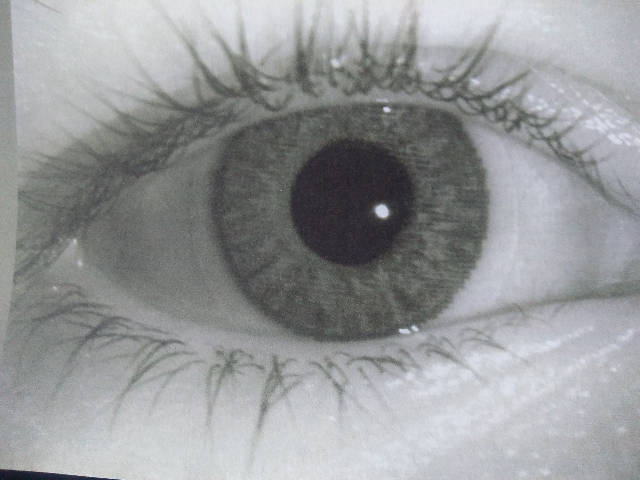
#> input picture test/fake.png, 640 x 480 px
$ python -i preprocessing.py   (imports and definitions only)
#> lines starting #> are read from the running program, lines starting #| are printed output that depends on the picture; after the words box and inside, x2 and y2 are one past the last pixel; in counts of white or black regions, pixels touching at a corner belong together
import cv2
import numpy as np

def detect_pupil_hough(image):
    """
    Tìm tâm và bán kính đồng tử bằng Hough Circle Transform.
    Returns: (px, py, pr)
    """
    if image.dtype != np.uint8:
        image = cv2.normalize(image, None, 0, 255, cv2.NORM_MINMAX).astype(np.uint8)

    blurred = cv2.GaussianBlur(image, (9, 9), 2)
    circles = cv2.HoughCircles(
        blurred, cv2.HOUGH_GRADIENT, dp=1, minDist=50,
        param1=50, param2=20, minRadius=20, maxRadius=90
    )
#> circles = 16 rows, first 8: [353.5, 203.5, 63.3], [319.5, 36.5, 74], [427.5, 28.5, 70.4], [250.5, 29.5, 58.2], [482.5, 76.5, 30.4], [511.5, 131.5, 40.5], [436.5, 136.5, 58.5], [547.5, 69.5, 63.9]

    if circles is None:
        h, w = image.shape
        return (w//2, h//2, 30) # Trả về giá trị mặc định nếu không tìm thấy

    circles = np.uint16(np.around(circles))
#> circles = 16 rows, first 8: [354, 204, 63], [320, 36, 74], [428, 28, 70], [250, 30, 58], [482, 76, 30], [512, 132, 40], [436, 136, 58], [548, 70, 64]
    best_circle = None
    min_intensity = 255

    for circle in circles[0, :]:
        cx, cy, r = circle
        mask = np.zeros_like(image)
        cv2.circle(mask, (cx, cy), r, 255, -1)
        mean_intensity = cv2.mean(image, mask=mask)[0]

        if mean_intensity < min_intensity:
            min_intensity = mean_intensity
            best_circle = (cx, cy, r)
#> this loop made 16 passes
#> (cx, cy, r, mean_intensity, min_intensity) on pass 1: (354, 204, 63, 50, 50)
#> (cx, cy, r, mean_intensity) on passes 2 to 7: (320, 36, 74, 166), (428, 28, 70, 173.6), (250, 30, 58, 185.3), (482, 76, 30, 143.6), (512, 132, 40, 149.1), (436, 136, 58, 98.87)
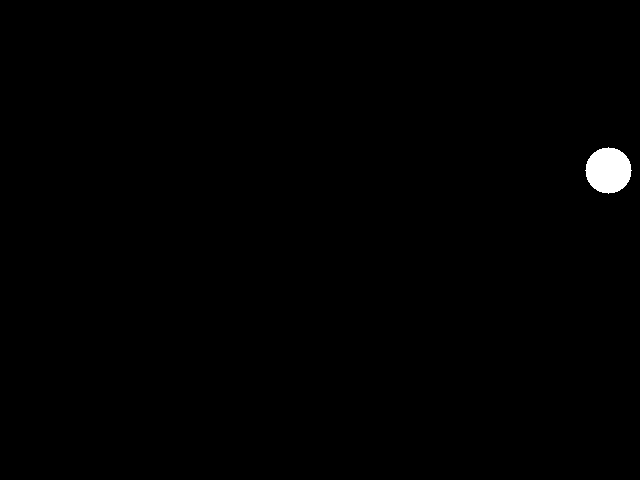
#> mask: shape (480, 640); 0.54% white; 1 white region, box (x1, y1, x2, y2) and area: (585, 147, 632, 194) 1653
#> after the loop, min_intensity = 50

    return best_circle

# [132 lines left out: functions detect_iris_radius, remove_eyelids_linear_hough, daugman_rubber_sheet, not called in this run]

>>> import cv2
>>> picture = cv2.imread('../test/fake.png', cv2.IMREAD_GRAYSCALE)
>>> result = detect_pupil_hough(picture)
#> result = (354, 204, 63)

$ run again, on test/real.png
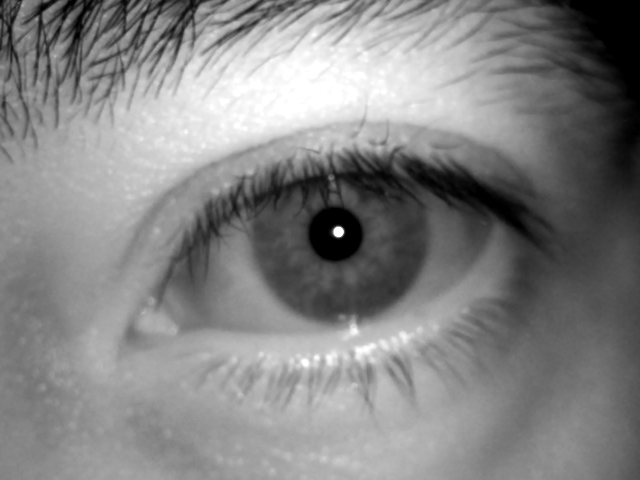
#> input picture test/real.png, 640 x 480 px
#> picture is the input picture: shape (480, 640); min 0, max 255, mean 131.6
#> in detect_pupil_hough, `circles = cv2.HoughCircles( blurred, cv2.HOUGH_GRADIENT, dp=1, minDist..`: circles = 23 rows, first 8: [337.5, 237.5, 86.1], [152.5, 86.5, 71.8], [220.5, 100.5, 89.4], [274.5, 100.5, 83.9], [61.5, 66.5, 49.8], [338.5, 86.5, 87.1], [105.5, 41.5, 46.3], [114.5, 121.5, 86.1]
#> in detect_pupil_hough, `circles = np.uint16(np.around(circles))`: circles = 23 rows, first 8: [338, 238, 86], [152, 86, 72], [220, 100, 89], [274, 100, 84], [62, 66, 50], [338, 86, 87], [106, 42, 46], [114, 122, 86]
#> the loop in detect_pupil_hough, `for circle in circles[0, :]:` made 23 passes
#> (cx, cy, r, mean_intensity, min_intensity) on passes 1, 21: (338, 238, 86, 60.25, 60.25), (346, 182, 29, 53.77, 53.77)
#> after the loop in detect_pupil_hough, `for circle in circles[0, :]:`:
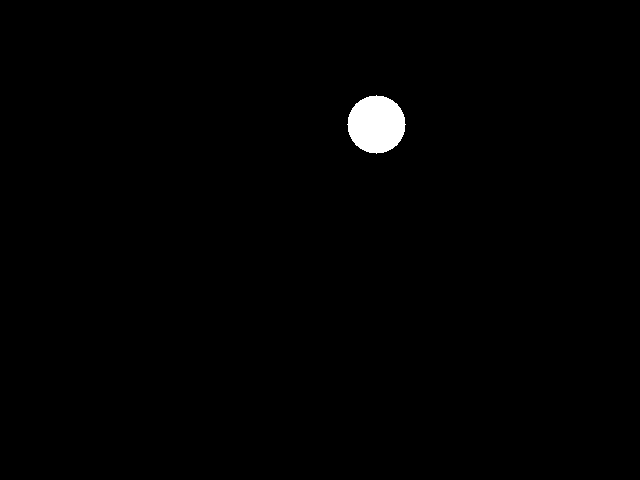
#> mask: shape (480, 640); 0.86% white; 1 white region, box (x1, y1, x2, y2) and area: (347, 95, 406, 154) 2629
#> after the loop in detect_pupil_hough, `for circle in circles[0, :]:`: min_intensity = 53.77
#> result = (346, 182, 29)
